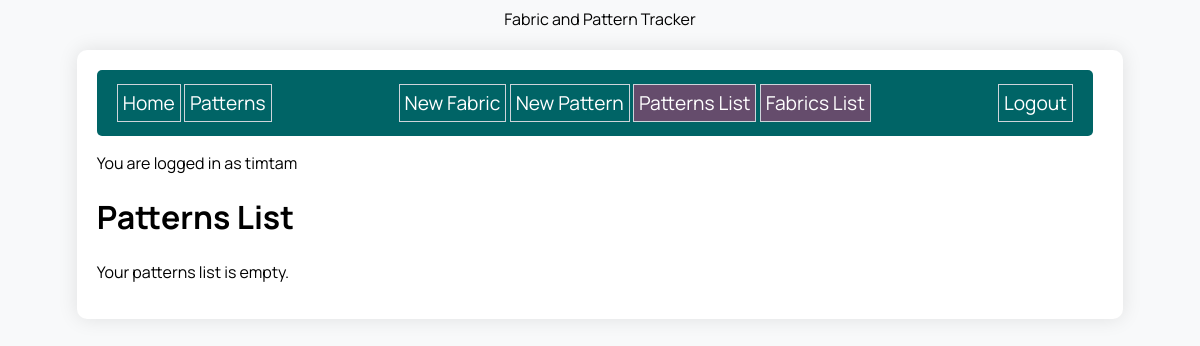
Page /patterns_list (signed in) on the earlier database version.
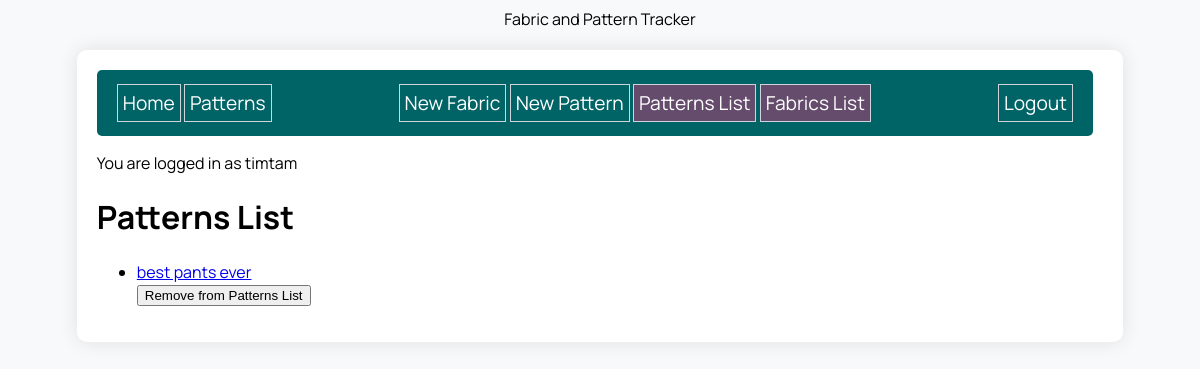
Same page on the later database version.
### sewing_app/models.py (models this page shows)
class User(UserMixin, db.Model):
    id = db.Column(db.Integer, primary_key=True)
    username = db.Column(db.String(80), nullable=False, unique=True)
    password = db.Column(db.String(80), nullable=False)
    patterns_list_items = db.relationship(
        'Pattern', secondary=patterns_list, back_populates='users')
    fabrics_list_items = db.relationship(
        'Fabric', secondary=fabrics_list, back_populates='users')

class Pattern(db.Model):
    id = db.Column(db.Integer, primary_key=True)
    name = db.Column(db.String(80), nullable=False)
    category = db.Column(db.Enum(PatternCategory),
                         default=PatternCategory.OTHER)
    photo_url = db.Column(URLType)
    fabrics = db.relationship(
        'Fabric', secondary=fabrics_patterns, back_populates='patterns')
    created_by_id = db.Column(db.Integer, db.ForeignKey('user.id'))
    created_by = db.relationship('User')
    users = db.relationship('User', secondary=patterns_list,
                            back_populates='patterns_list_items')

### sewing_app/routes.py (the view)
@main.route('/patterns_list')
@login_required
def patterns_list():
    patterns_list = current_user.patterns_list_items
    return render_template('patterns_list.html', patterns_list=patterns_list)

### sewing_app/extensions.py (called while the page is built)
@login_manager.user_loader
def load_user(user_id):
    from .models import User
    return User.query.get(user_id)

### sewing_app/templates/patterns_list.html (shortened to what this page needs)
{% extends 'base.html' %}
{% block content %}
<h1>Patterns List</h1>
{% if patterns_list %}
<ul class="patterns-list">
  {% for pattern in patterns_list %}
  <li class="patterns-item">
    <a href="{{ url_for('main.pattern_detail', pattern_id=pattern.id) }}">
      {{ pattern.name }}
      <form action="{{ url_for('main.remove_from_patterns_list', pattern_id=pattern.id) }}" method="POST">
        <button type="submit" class="btn-remove-from-list">Remove from Patterns List</button>
      </form>
  </li>
  {% endfor %}
</ul>
{% else %}
<p>Your patterns list is empty.</p>
{% endif %}
{% endblock %}

### sewing_app/templates/base.html (shortened to what this page needs)
<!DOCTYPE html>
<html>
<head>
    <name>Fabric and Pattern Tracker</name>
    <link rel="stylesheet" href="/static/style.css">
</head>
<body>
    <div id="content">
        <nav>
            <div>
                <a href="/">Home</a>
                <a href="/patterns">Patterns</a>
            </div>
            <div>
                {% if current_user.is_authenticated %}
                <a href="/new_fabric">New Fabric</a>
                <a href="/new_pattern">New Pattern</a>
                <a class="patterns-list" href="/patterns_list">Patterns List</a>
                <a class="fabrics-list" href="/fabrics_list">Fabrics List</a>
            </div>
            <div>
                <a href="{{ url_for('auth.logout') }}">Logout</a>
                {% else %}
                <a href="{{ url_for('auth.login') }}">Login</a>
                <a href="{{ url_for('auth.signup') }}">Signup</a>
                {% endif %}
            </div>
        </nav>
        {% if current_user.is_authenticated %}
        <p>You are logged in as {{ current_user.username }}</p>
        {% endif %}
        {% block content %}{% endblock %}
    </div>
</body>
</html>

### sewing_app/static/style.css (style rules this page uses)
:root { --primary-color: #006466; --secondary-color: #3e1f47; --accent-color: #654c6c; }
body { display: flex; flex-direction: column; align-items: center; background-color: #f8f9fa; font-family: 'Manrope', sans-serif; }
#content { width: 85%; background-color: white; padding: 20px; margin-top: 20px; border-radius: 10px; box-shadow: 0 0 20px rgba(0, 0, 0, 0.1); }
nav { width: 95%; display: flex; flex-direction: row; justify-content: space-between; background-color: var(--primary-color); padding: 20px 20px; border-radius: 5px; }
nav a { color: white; text-decoration: none; font-size: 1.2em; border: 1px solid #ced4da; padding: 5px; }
a.patterns-list, a.fabrics-list { background-color: var(--accent-color); }

Differences in the rows shown:
now on this page (row edited): Pattern: name "best pants ever"
Other differences:
text no longer shown: "Your patterns list is empty."
